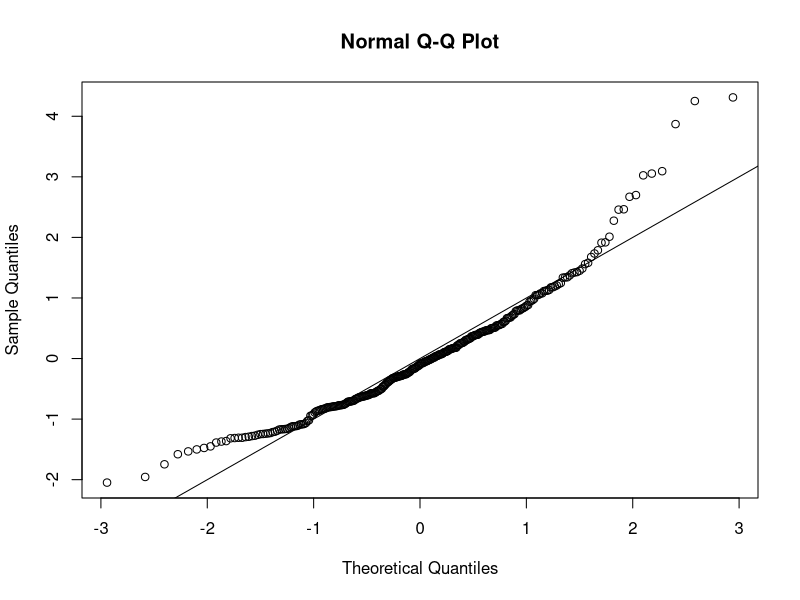
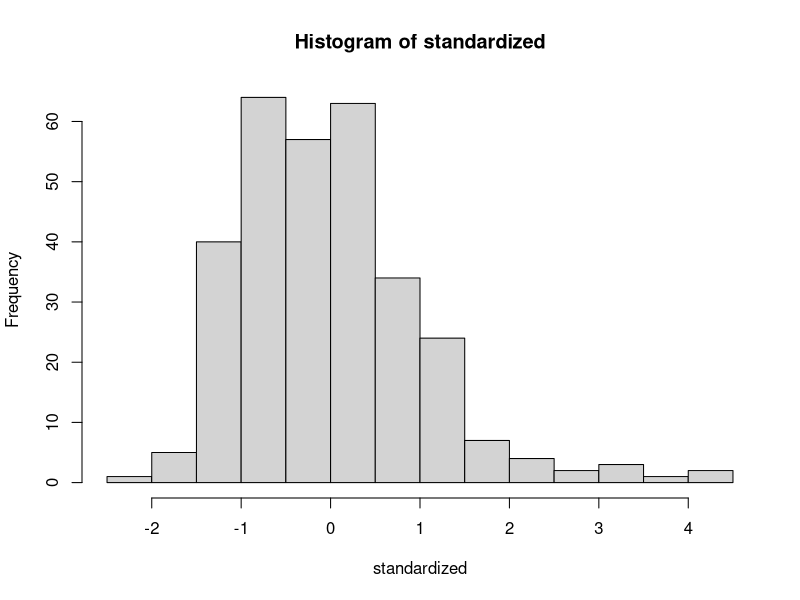
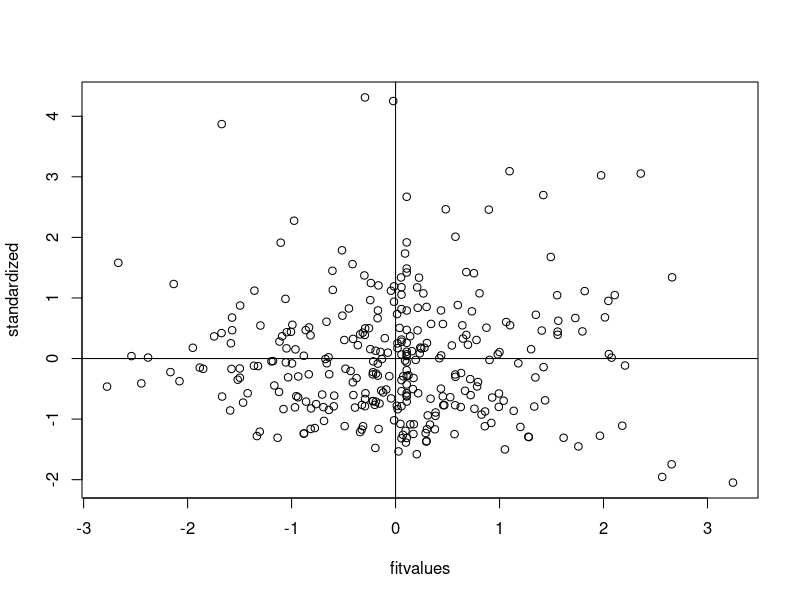

Write R code to recreate these figures, in order.
setwd("E:/GA/Scales")
master = read.csv("Meaning_Scales_Meaning_Krause_RR_RN_Paper.csv")
summary(master)

##Reverse Code. None.

####DATA SCREENING####

##Missing Data##
library(mice)
percentmiss = function(x){ sum(is.na(x))/length(x) *100 }

##Going by rows ONLY
notypos = master
missing = apply(notypos[ , 3:16], 1, percentmiss) 
table(missing)

##replace only the data that you should
replacepeople = notypos[ missing <= 5 , ]  
dontpeople = notypos[ missing > 5 , ]

##figure out the columns to exclude (survey data)
apply(replacepeople, 2, percentmiss)
replacecolumn = replacepeople[ , -c(1,2,17)]
dontcolumn = replacepeople[ , c(1,2,17)]

##no missing data.
nomiss = replacepeople

##Outliers##
mahal = mahalanobis(nomiss[ , -c(1,2,17)], 
                    colMeans(nomiss[ , -c(1,2,17)], na.rm = TRUE),
                    cov(nomiss[ , -c(1,2,17)], use="pairwise.complete.obs"))
mahal
summary(mahal)
cutoff = qchisq(.999,ncol(nomiss[ , -c(1,2,17)])) 
summary(mahal < cutoff)
noout = nomiss[ mahal < cutoff, ]

##additivity: correlations
correlations = cor(noout[,-c(1,2,17)], use="pairwise.complete.obs")
symnum(correlations)

##make the random stuff
random = rchisq(nrow(noout), 7)
##be sure here not to include the ID columns!
fake = lm(random~., data=noout[ , -c(1:2,17)])

##get the linearity plot
##create the standardized residuals
standardized = rstudent(fake)
qqnorm(standardized)
abline(0,1)

##multivariate normality
hist(standardized, breaks=15)

##homogeneity and homoscedaticity
fitvalues = scale(fake$fitted.values)
plot(fitvalues, standardized) 
abline(0,0)
abline(v = 0)

##Scoring
Values<- rowSums(noout[, c(3,4,5)])
Values

Purpose<- rowSums(noout[, c(6,7,8,9)])
Purpose

Goals<- rowSums(noout[, c(10,11,12)])
Goals

RP<- rowSums(noout[, c(13,14,15,16)])
RP
